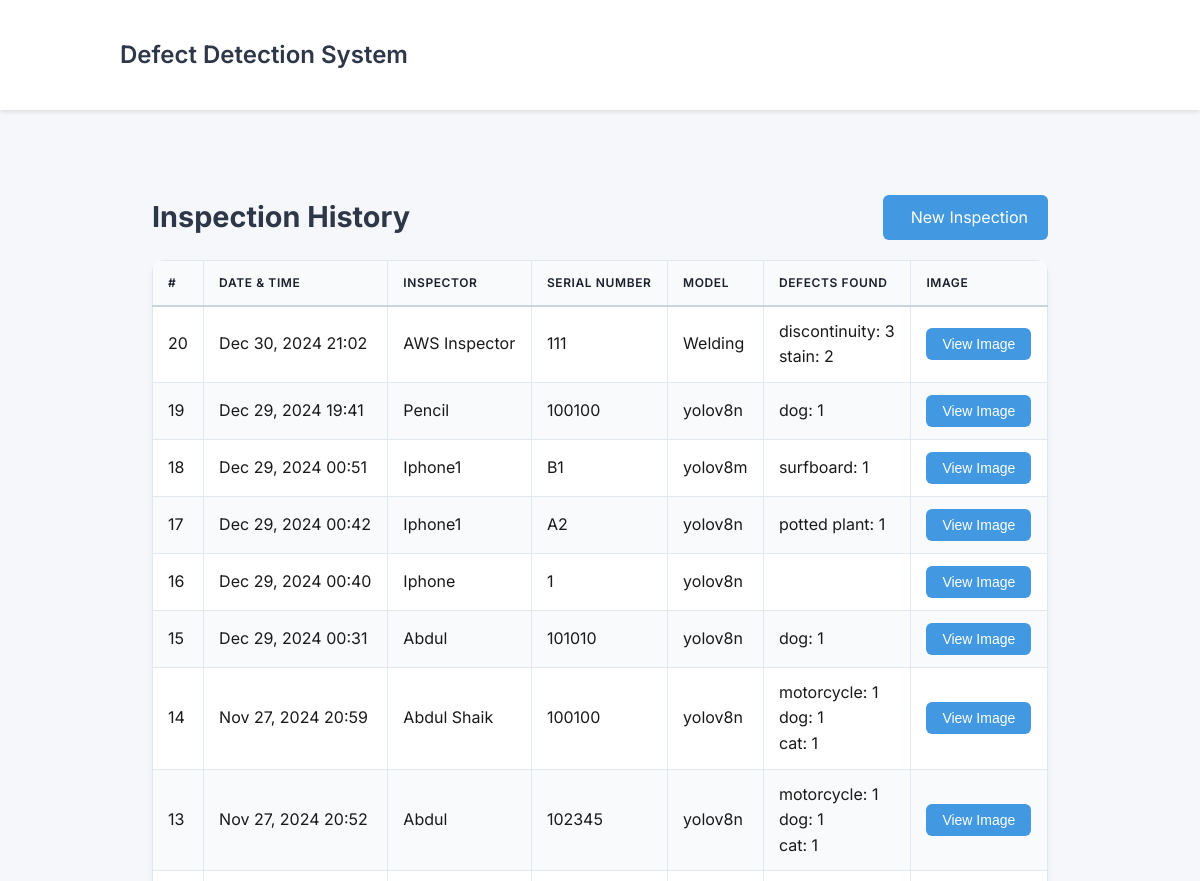
Page /history/ (upper part) on the earlier database version.
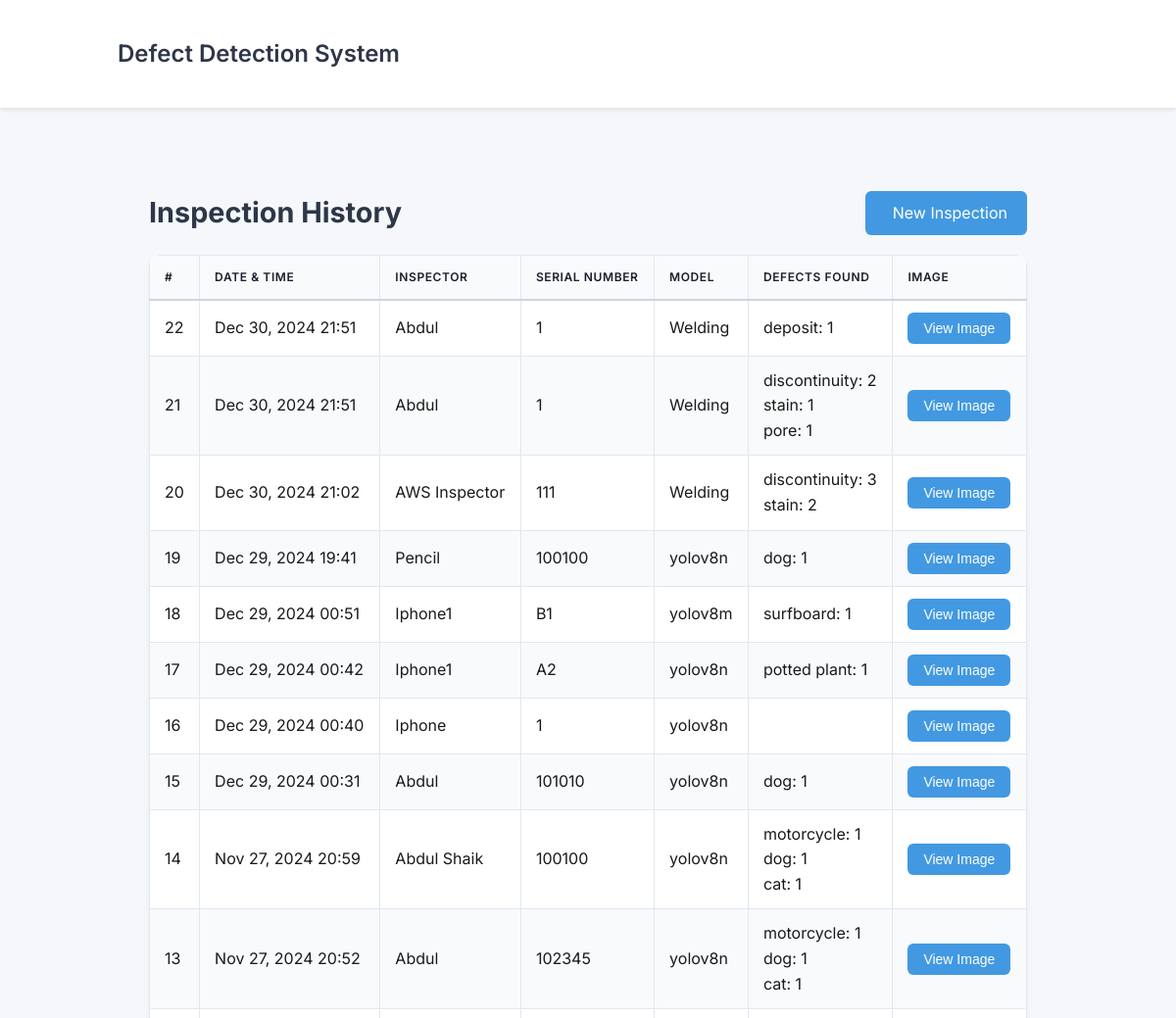
Same page on the later database version.
### defect_app/models.py (models this page shows, shortened)
class DefectDetection(models.Model):
    name = models.CharField(max_length=100)
    serial_number = models.CharField(max_length=100)
    model_type = models.CharField(max_length=20)
    inspection_date = models.DateTimeField(auto_now_add=True)
    defect_results = models.JSONField()  # Store defect types and counts
    image = models.ImageField(upload_to='defect_images/')
    class Meta:
        ordering = ['-inspection_date']

### defect_app/views.py (the view)
# urls.py: path('history/', views.inspection_history, name='inspection_history'),
def inspection_history(request):
    inspections = DefectDetection.objects.all().order_by('-inspection_date')
    return render(request, 'defect_app/history.html', {'inspections': inspections})

### defect_app/templates/defect_app/history.html (shortened to what this page needs)
{% extends 'defect_app/base.html' %}
{% load static %}
{% block content %}
<div class="history-container">
    <div class="header-section">
        <h2>Inspection History</h2>
        <a href="{% url 'inspection_page' %}" class="new-inspection-btn">
             New Inspection
        </a>
    </div>
    {% if inspections %}
    <div class="table-responsive">
        <table class="inspection-table">
            <thead>
                <tr>
                    <th>#</th>
                    <th>Date & Time</th>
                    <th>Inspector</th>
                    <th>Serial Number</th>
                    <th>Model</th>
                    <th>Defects Found</th>
                    <th>Image</th>
                </tr>
            </thead>
            <tbody>
                {% for inspection in inspections %}
                <tr>
                    <td>{{ inspection.id }}</td>
                    <td>{{ inspection.inspection_date|date:"M d, Y H:i" }}</td>
                    <td>{{ inspection.name }}</td>
                    <td>{{ inspection.serial_number }}</td>
                    <td>{{ inspection.model_type }}</td>
                    <td>
                        {% for defect_type, count in inspection.defect_results.items %}
                            <div>{{ defect_type }}: {{ count }}</div>
                        {% endfor %}
                    </td>
                    <td>
                        <button class="view-image-btn" data-image="{{ inspection.image.url }}">
                            View Image
                        </button>
                    </td>
                </tr>
                {% endfor %}
            </tbody>
        </table>
    </div>
    {% else %}
    <div class="no-data">
        <p>No inspections found</p>
        <a href="{% url 'inspection_page' %}" class="new-inspection-btn">Create First Inspection</a>
    </div>
    {% endif %}
</div>
{% endblock %}

### defect_app/templates/defect_app/base.html (shortened to what this page needs)
<!DOCTYPE html>
<html>
<head>
    {% load static %}
    <link rel="stylesheet" href="{% static 'defect_app/css/styles.css' %}">
</head>
<body>
    <nav class="navbar">
        <div class="container">
            <h1>Defect Detection System</h1>
        </div>
    </nav>
    <div class="container">
        {% block content %}
        {% endblock %}
    </div>
</body>
</html>

### defect_app/static/defect_app/css/styles.css (style rules this page uses)
* { margin: 0; padding: 0; box-sizing: border-box; }
body { font-family: 'Inter', sans-serif; background-color: #f5f7fa; color: #1a1a1a; line-height: 1.6; }
.container { max-width: 1000px; margin: 0 auto; padding: 20px; }
.navbar { background-color: #ffffff; box-shadow: 0 2px 4px rgba(0,0,0,0.1); padding: 1rem 0; margin-bottom: 2rem; }
.navbar h1 { font-size: 1.5rem; font-weight: 600; color: #2d3748; }
button { padding: 0.75rem 1.5rem; border: none; border-radius: 8px; font-weight: 500; cursor: pointer; transition: all 0.2s; }
.history-container { padding: 2rem; max-width: 1400px; margin: 0 auto; }
.header-section { display: flex; justify-content: space-between; align-items: center; margin-bottom: 2rem; }
.header-section h2 { font-size: 1.8rem; color: #2d3748; margin: 0; }
.new-inspection-btn { background-color: #4299e1; color: white; padding: 0.75rem 1.5rem; border-radius: 8px; text-decoration: none; display: flex; align-items: center; gap: 0.5rem; transition: background-color 0.2s; }
.table-responsive { background: white; border-radius: 12px; box-shadow: 0 4px 6px rgba(0, 0, 0, 0.05); overflow: hidden; }
.inspection-table { width: 100%; border-collapse: separate; border-spacing: 0; min-width: 1000px; }
.inspection-table th, .inspection-table td { padding: 1rem; border-bottom: 1px solid #e2e8f0; }
.inspection-table th { background-color: #f8fafc; font-weight: 600; color: #4a5568; text-align: left; text-transform: uppercase; font-size: 0.75rem; letter-spacing: 0.05em; }
.view-image-btn { background-color: #4299e1; color: white; border: none; padding: 0.5rem 1rem; border-radius: 6px; cursor: pointer; display: flex; align-items: center; gap: 0.5rem; font-size: 0.875rem; transition: background-color 0.2s; }
.inspection-table { width: 100%; border-collapse: collapse; min-width: 800px; border: 1px solid #e2e8f0; }
.inspection-table th, .inspection-table td { padding: 12px 15px; text-align: left; border: 1px solid #e2e8f0; }
.inspection-table th { background-color: #f8fafc; color: #1a202c; font-weight: 600; white-space: nowrap; border-bottom: 2px solid #cbd5e0; cursor: pointer; }
.inspection-table tr:nth-child(even) { background-color: #f8fafc; }
.header-section { display: flex; justify-content: space-between; align-items: center; margin-bottom: 20px; }
.new-inspection-btn { background-color: #4299e1; color: white; padding: 10px 20px; border-radius: 6px; text-decoration: none; transition: background-color 0.2s; }

Differences in the rows shown:
added DefectDetection: id "22", inspection_date "Dec 30, 2024 21:51", name "Abdul", serial_number "1", model_type "Welding", defect_results "deposit", defect_results "1"
added DefectDetection: id "21", inspection_date "Dec 30, 2024 21:51", name "Abdul", serial_number "1", model_type "Welding", defect_results "discontinuity" "stain" "pore", defect_results "2" "1" "1"
